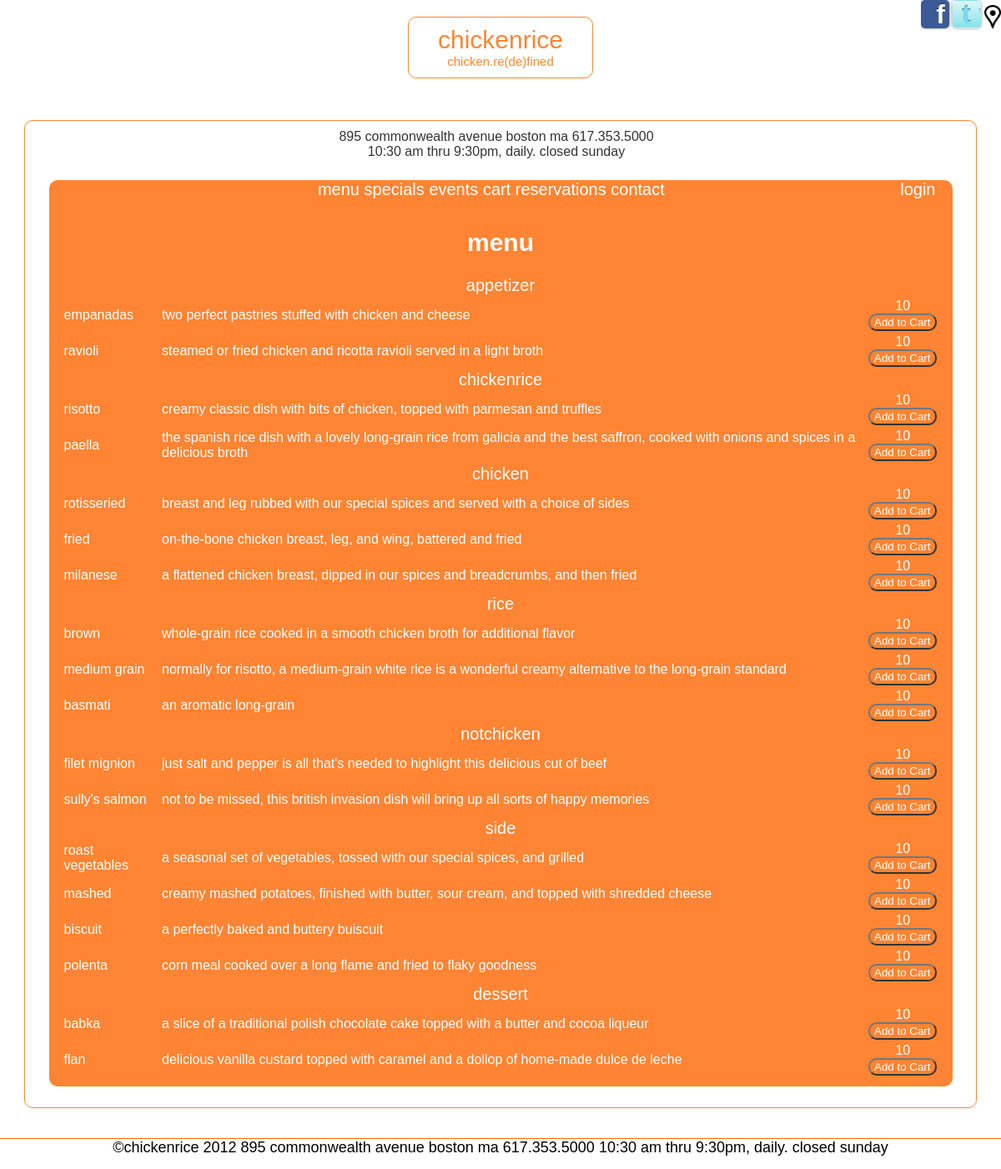
Page /menu/index.php on the committed database.
### tables this page shows
CREATE TABLE IF NOT EXISTS `menu` (
  `id` int(10) NOT NULL AUTO_INCREMENT,
  `menuType` int(10) NOT NULL,
  `foodItem` int(10) NOT NULL,
  `price` int(5) NOT NULL,
  `cost` int(5) NOT NULL,
  `specialDay` varchar(1) NULL,
  PRIMARY KEY (`id`),
  KEY `menuType` (`menuType`),
  KEY `foodItem` (`foodItem`)
);

CREATE TABLE IF NOT EXISTS `menutype` (
  `id` int(10) NOT NULL AUTO_INCREMENT,
  `name` varchar(25) NOT NULL,
  PRIMARY KEY (`id`)
);

CREATE TABLE IF NOT EXISTS `food` (
  `id` int(10) NOT NULL AUTO_INCREMENT,
  `name` varchar(25) NOT NULL,
  `description` varchar(255) NOT NULL,
  `isVegetarian` varchar(1) NOT NULL DEFAULT 'N',
  `imageName` varchar(255) NULL,
  PRIMARY KEY (`id`)
);

### model/database.php (called while the page is built, shortened)
<?php
class Database {
    private static $dsn = 'mysql:host=localhost;dbname=chickenrice';
    private static $username = 'rkilarski';
    private static $password = 'password';
    private static $db;
    public static function getDB () {
        if (!isset(self::$db)) {
            try {
                self::$db = new PDO(self::$dsn,
                                     self::$username,
                                     self::$password);
            } catch (PDOException $e) {
                $error_message = $e->getMessage();
                include('../errors/database_error.php');
                exit();
            }
        }
        return self::$db;
    }
}
?>

### model/menu.php (called while the page is built, shortened)
<?php
class Menu{
	private $menuType;
	private $foodName;
	private $description;
	private $price;
	public function getMenuType(){
		return $this->menuType;
	}
	public function getFoodName(){
		return $this->foodName;
	}
	public function getDescription(){
		return $this->description;
	}
	public function getPrice(){
		return $this->price;
	}
	public static function getMenu($db) {
		$sql="SELECT
				m.id as menuId,
				t.name as menuType,
				f.name as foodName,
				f.description as description,
				f.isVegetarian as vegetarian,
				m.price as price,
				m.specialDay as specialday
				FROM `menu` m JOIN `menutype` t ON m.menuType=t.id
									JOIN `food` f ON m.foodItem=f.id
				WHERE m.specialDay =''";
		$statement= $db->prepare($sql);
		$statement->execute();
		$rows = $statement->fetchAll();
		$menu = array();
		foreach ($rows as $row) {
			$d = new Menu($db);
			$d->init($row);
			array_push($menu,$d);
		}
		return $menu;
	}
	private function init($row){
		$this->menuType = $row['menuType'];
		$this->foodName = $row['foodName'];
		$this->description = $row['description'];
		$this->price = $row['price'];
	}
}
?>

### menu/menu.php (the view, shortened to what this page needs)
<?php
	include("../include/header.php");
?>
<h1>menu</h1>
<table>
<?php
	$previousType='';
	foreach($menu as $menuItem){
		if($previousType!=$menuItem->getMenuType()){
			$previousType=$menuItem->getMenuType();
			echo "<tr><td colspan=\"3\" class=\"menuheader\">$previousType</td></tr>";
		}
		$foodName=$menuItem->getFoodName();
		$desc=$menuItem->getDescription();
		$price=$menuItem->getPrice();
		echo "<tr><td class=\"menuitem\">$foodName</td>";
		echo "<td class=\"menudesc\">$desc</td>";
		echo "<td class=\"menuprice\">$price<br> <form name=\"addtocart\" method=\"POST\" action=\"../controller/addtocart.php\"><input type=\"submit\" value=\"Add to Cart\">";
		echo "  </form></td></tr>";
	}
?>
</table>
<?php include("../include/footer.php"); ?>

### css/styles.css (style rules this page uses)
* { font-family: Arial, sans-serif; color: #FFFFFF; }
html { height: 100%; }
body { background-color: #000000; margin: 0; height: 100%; min-height: 100%; padding-bottom: 18px; scrollbar-base-color: #FF6600; scrollbar-arrow-color: #FF6600; scrollbar-DarkShadow-Color: #FF6600; background: url("img/bg/bg-01.jpg") no-repeat fixed center center; filter: progid:DXImageTransform.Microsoft.AlphaImageLoader(src="img/bg/bg-01.jpg", sizingMethod="scale" ); -webkit-background-size: cover; -moz-background-size: cover; -o-background-size: cover; background-size: cover; scrollbar-arrow-color: #FF6600; scrollbar-DarkShadow-Color: #FF6600; }
h1 { font-size: 30px; }
h1,h2 { clear: both; text-align: center; }
input { background-color: #FF6600; color: #FFFFFF; padding-left: 5px; }
table { margin-left: auto; margin-right: auto; }
select,input,#innerframe,#outerframe,#logo { -webkit-border-radius: 10px; -moz-border-radius: 10px; -khtml-border-radius: 10px; border-radius: 10px; }
.menuheader { text-align: center; font-size: 20px; margin-bottom: 20px; margin-top: 20px; }
.menuprice { text-align: center; color: #FFFFFF; }

### rows in the picture
menu: menuType.name "appetizer", foodItem.name "empanadas", foodItem.description "two perfect pastries stuffed with chicken and cheese", price "10"
menu: foodItem.name "ravioli", foodItem.description "steamed or fried chicken and ricotta ravioli served in a light broth", price "10"
menu: menuType.name "chickenrice", foodItem.name "risotto", foodItem.description "creamy classic dish with bits of chicken, topped with parmesan and truffles", price "10"
menu: foodItem.name "paella", foodItem.description "the spanish rice dish with a lovely long-grain rice from galicia and the best saffron, cooked with onions and spices in a delicious broth", price "10"
menu: menuType.name "chicken", foodItem.name "rotisseried", foodItem.description "breast and leg rubbed with our special spices and served with a choice of sides", price "10"
menu: foodItem.name "fried", foodItem.description "on-the-bone chicken breast, leg, and wing, battered and fried", price "10"
menu: foodItem.name "milanese", foodItem.description "a flattened chicken breast, dipped in our spices and breadcrumbs, and then fried", price "10"
menu: menuType.name "rice", foodItem.name "brown", foodItem.description "whole-grain rice cooked in a smooth chicken broth for additional flavor", price "10"
menu: foodItem.name "medium grain", foodItem.description "normally for risotto, a medium-grain white rice is a wonderful creamy alternative to the long-grain standard", price "10"
menu: foodItem.name "basmati", foodItem.description "an aromatic long-grain", price "10"
menu: menuType.name "notchicken", foodItem.name "filet mignion", foodItem.description "just salt and pepper is all that's needed to highlight this delicious cut of beef", price "10"
menu: foodItem.name "sully's salmon", foodItem.description "not to be missed, this british invasion dish will bring up all sorts of happy memories", price "10"
menu: menuType.name "side", foodItem.name "roast vegetables", foodItem.description "a seasonal set of vegetables, tossed with our special spices, and grilled", price "10"
menu: foodItem.name "mashed", foodItem.description "creamy mashed potatoes, finished with butter, sour cream, and topped with shredded cheese", price "10"
menu: foodItem.name "biscuit", foodItem.description "a perfectly baked and buttery buiscuit", price "10"
menu: foodItem.name "polenta", foodItem.description "corn meal cooked over a long flame and fried to flaky goodness", price "10"
menu: menuType.name "dessert", foodItem.name "babka", foodItem.description "a slice of a traditional polish chocolate cake topped with a butter and cocoa liqueur", price "10"
menu: foodItem.name "flan", foodItem.description "delicious vanilla custard topped with caramel and a dollop of home-made dulce de leche", price "10"
